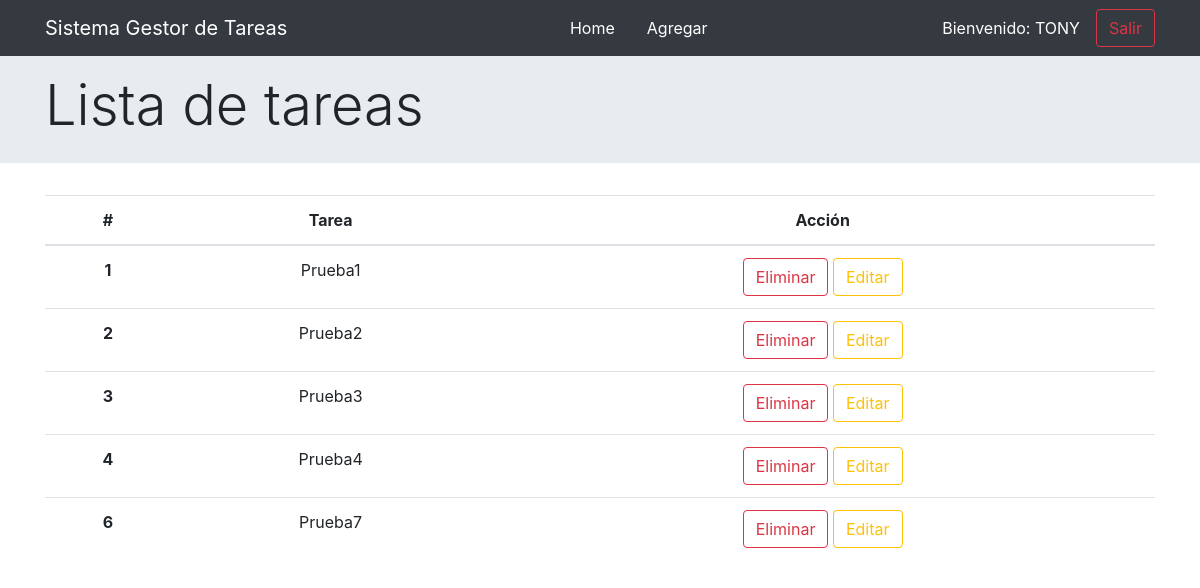
Before: / (signed in) with the older database file.
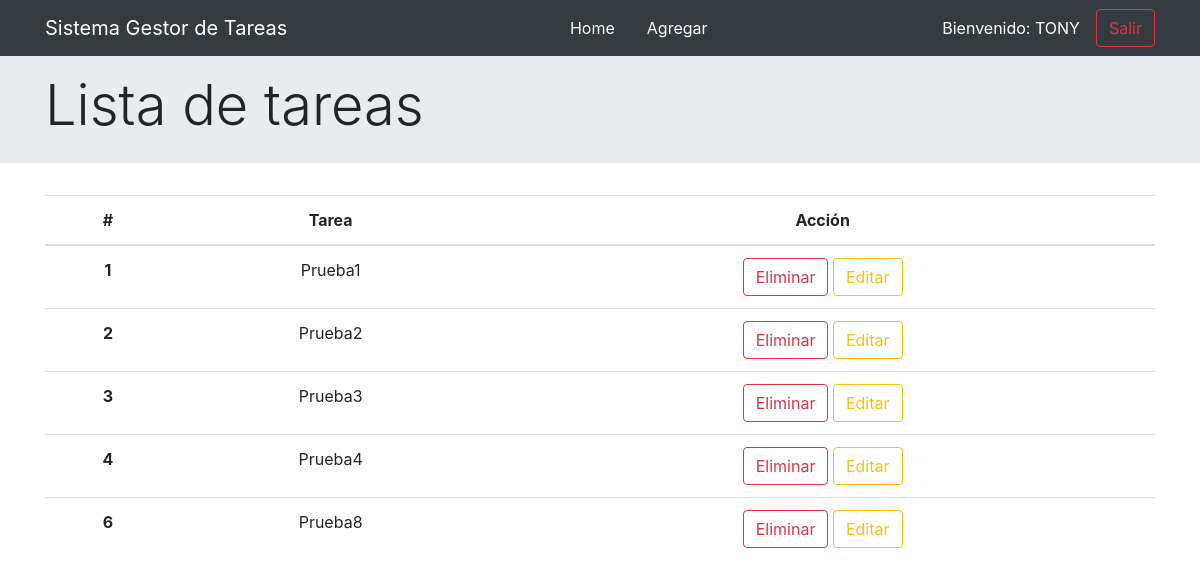
After: the same page with the newer database file.
### todo/models.py (models this page shows)
class Tarea(models.Model):
    tarea = models.CharField(max_length=100)
    def __str__(self):
        return self.tarea

### todo/views.py (the view)
# urls.py: 2. Add a URL to urlpatterns:  path('', views.home, name='home')
def home(request):
    tareas = Tarea.objects.all()
    context={'tareas':tareas}
    return render(request, 'todo/home.html', context)

### todo/templates/todo/home.html
{% extends 'todo/layout.html' %}
{% block content %}
<div class="container text-center">
<table class="table table-hover">
    <thead>
      <tr>
        <th scope="col">#</th>
        <th scope="col">Tarea</th>
        <th scope="col">Acción</th>
      </tr>
    </thead>
    <tbody>
        {% for tarea in tareas %}
            <tr>
                <th scope="row">{{ tarea.id }}</th>
                <td>{{ tarea }}</td>
                <td>
                    <a class="btn btn-outline-danger" href="{% url 'eliminar' tarea.id %}">Eliminar</a>
                    <a class="btn btn-outline-warning" href="{% url 'editar' tarea.id %}">Editar</a>
                </td>
            </tr>
        {% endfor %}
    </tbody>
  </table>
</div>
{% endblock %}

### todo/templates/todo/layout.html (shortened to what this page needs)
<!doctype html>
<html lang="es">
  <head>
    <link rel="stylesheet" href="https://cdn.jsdelivr.net/npm/bootstrap@4.5.3/dist/css/bootstrap.min.css">
  </head>
  <body>
    <header>
      <nav class="navbar navbar-expand-lg navbar-dark bg-dark">
        <div class="container">
            <a class="navbar-brand mr-5" href="#">Sistema Gestor de Tareas</a>
            <div class="collapse navbar-collapse" id="navbarNavAltMarkup">
                <div class="navbar-nav mx-auto">
                    <a class="nav-link active mx-2" href="{% url 'home' %}">Home</a>
                    <a class="nav-link active mx-2" href="{% url 'agregar' %}">Agregar</a>
                </div>
            </div>
            <span class="text-white mr-3">Bienvenido: {{ user.username | upper }}</span>
            <a class="btn btn-outline-danger float-right" href="{% url 'logout' %}">Salir</a>
        </div>
      </nav>
    </header>
    <div class="jumbotron jumbotron-fluid py-3">
      <div class="container">
        <h1 class="display-4">Lista de tareas</h1>
      </div>
    </div>
    {% block content %}
    {% endblock %}
  </body>
</html>

Changed rows visible on the page:
changed Tarea id 6: tarea "Prueba7" → "Prueba8"
